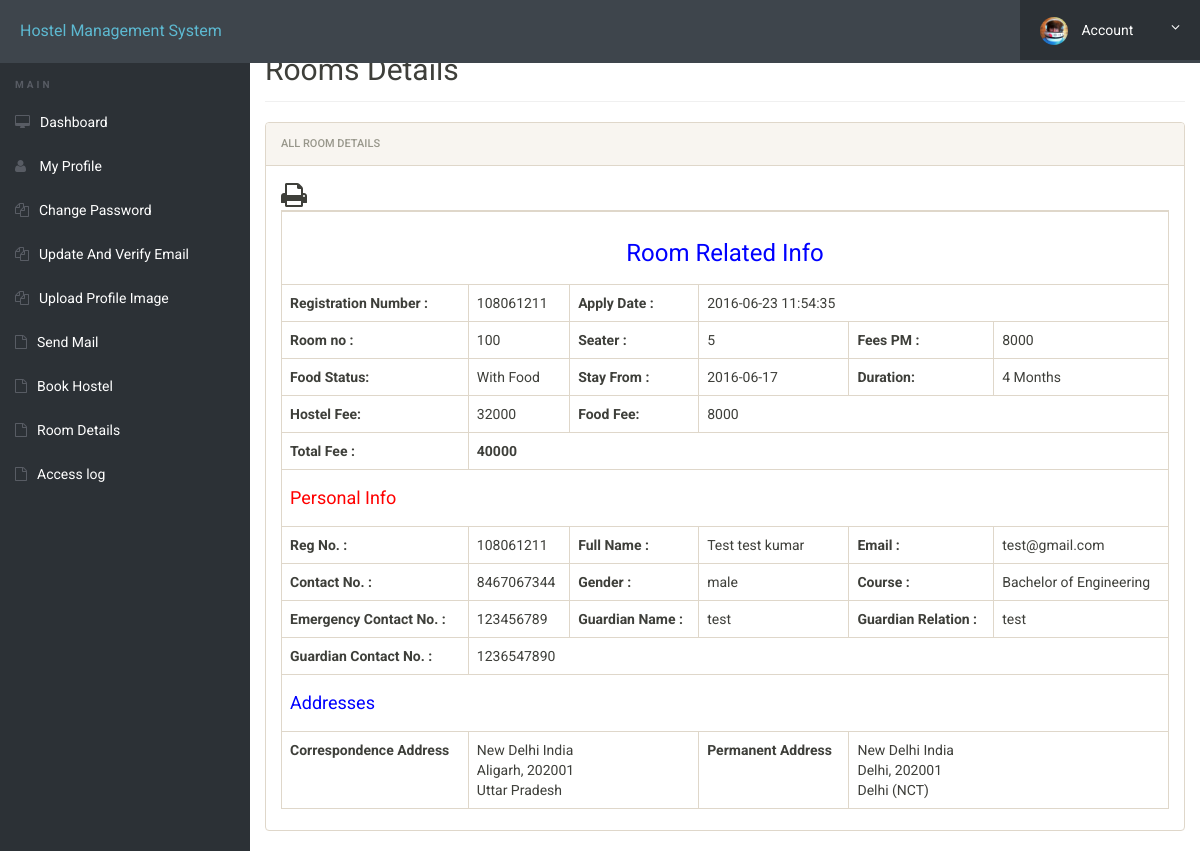
The app's page /room-details.php (signed in) with its own data.
### tables this page shows
CREATE TABLE `registration` (
  `id` int(11) NOT NULL,
  `roomno` int(11) DEFAULT NULL,
  `seater` int(11) DEFAULT NULL,
  `feespm` int(11) DEFAULT NULL,
  `foodstatus` int(11) DEFAULT NULL,
  `stayfrom` date DEFAULT NULL,
  `duration` int(11) DEFAULT NULL,
  `course` varchar(500) DEFAULT NULL,
  `regno` int(11) DEFAULT NULL,
  `firstName` varchar(500) DEFAULT NULL,
  `middleName` varchar(500) DEFAULT NULL,
  `lastName` varchar(500) DEFAULT NULL,
  `gender` varchar(250) DEFAULT NULL,
  `contactno` bigint(11) DEFAULT NULL,
  `emailid` varchar(500) DEFAULT NULL,
  `egycontactno` bigint(11) DEFAULT NULL,
  `guardianName` varchar(500) DEFAULT NULL,
  `guardianRelation` varchar(500) DEFAULT NULL,
  `guardianContactno` bigint(11) DEFAULT NULL,
  `corresAddress` varchar(500) DEFAULT NULL,
  `corresCIty` varchar(500) DEFAULT NULL,
  `corresState` varchar(500) DEFAULT NULL,
  `corresPincode` int(11) DEFAULT NULL,
  `pmntAddress` varchar(500) DEFAULT NULL,
  `pmntCity` varchar(500) DEFAULT NULL,
  `pmnatetState` varchar(500) DEFAULT NULL,
  `pmntPincode` int(11) DEFAULT NULL,
  `postingDate` timestamp NULL DEFAULT CURRENT_TIMESTAMP,
  `updationDate` varchar(500) DEFAULT NULL
);

### room-details.php (the view, shortened to what this page needs)
<?php
include('includes/config.php');
$aid = $_SESSION['login'];
$query = "SELECT * FROM registration WHERE emailid = ? OR regno = ?";
$stmt = $mysqli->prepare($query);
$stmt->bind_param('ss', $aid, $aid);
$result = $stmt->execute();
$res = $stmt->get_result();
$row = $res->fetch_object();
?>
<!doctype html>
<html lang="en" class="no-js">
<head>
    <link rel="stylesheet" href="css/font-awesome.min.css">
    <link rel="stylesheet" href="css/bootstrap.min.css">
    <link rel="stylesheet" href="css/dataTables.bootstrap.min.css">
    <link rel="stylesheet" href="css/bootstrap-social.css">
    <link rel="stylesheet" href="css/bootstrap-select.css">
    <link rel="stylesheet" href="css/fileinput.min.css">
    <link rel="stylesheet" href="css/awesome-bootstrap-checkbox.css">
    <link rel="stylesheet" href="css/style.css">
    <link rel="stylesheet" href="css/font-awesome.min.css">
</head>
<body>
    <?php include('includes/header.php');?>
    <div class="ts-main-content">
        <?php include('includes/sidebar.php');?>
        <div class="content-wrapper">
            <div class="container-fluid">
                <div class="row" id="print">
                    <div class="col-md-12">
                        <h2 class="page-title" style="margin-top:3%">Rooms Details</h2>
                        <div class="panel panel-default">
                            <div class="panel-heading">All Room Details</div>
                            <div class="panel-body">
                                <table id="zctb" class="table table-bordered" cellspacing="0" width="100%" border="1">
                                    <span style="float:left"><i class="fa fa-print fa-2x" aria-hidden="true" OnClick="CallPrint(this.value)" style="cursor:pointer" title="Print the Report"></i></span>
                                    <tbody>
                                        <tr>
                                            <td colspan="6" style="text-align:center; color:blue"><h3>Room Related Info</h3></td>
                                        </tr>
                                        <tr>
                                            <th>Registration Number :</th>
                                            <td><?php echo htmlspecialchars($row->regno);?></td>
                                            <th>Apply Date :</th>
                                            <td colspan="3"><?php echo htmlspecialchars($row->postingDate);?></td>
                                        </tr>
                                        <tr>
                                            <td><b>Room no :</b></td>
                                            <td><?php echo htmlspecialchars($row->roomno);?></td>
                                            <td><b>Seater :</b></td>
                                            <td><?php echo htmlspecialchars($row->seater);?></td>
                                            <td><b>Fees PM :</b></td>
                                            <td><?php echo htmlspecialchars($row->feespm);?></td>
                                        </tr>
                                        <tr>
                                            <td><b>Food Status:</b></td>
                                            <td><?php echo $row->foodstatus == 0 ? "Without Food" : "With Food"; ?></td>
                                            <td><b>Stay From :</b></td>
                                            <td><?php echo htmlspecialchars($row->stayfrom);?></td>
                                            <td><b>Duration:</b></td>
                                            <td><?php echo htmlspecialchars($row->duration);?> Months</td>
                                        </tr>
                                        <tr>
                                            <th>Hostel Fee:</th>
                                            <td><?php echo $hf = $row->duration * $row->feespm;?></td>
                                            <th>Food Fee:</th>
                                            <td colspan="3"><?php echo $ff = $row->foodstatus == 1 ? 2000 * $row->duration : 0;?></td>
                                        </tr>
                                        <tr>
                                            <th>Total Fee :</th>
                                            <th colspan="5"><?php echo $hf + $ff;?></th>
                                        </tr>
                                        <tr>
                                            <td colspan="6" style="color:red"><h4>Personal Info</h4></td>
                                        </tr>
                                        <tr>
                                            <td><b>Reg No. :</b></td>
                                            <td><?php echo htmlspecialchars($row->regno);?></td>
                                            <td><b>Full Name :</b></td>
                                            <td><?php echo htmlspecialchars($row->firstName) . " " . htmlspecialchars($row->middleName) . " " . htmlspecialchars($row->lastName);?></td>
                                            <td><b>Email :</b></td>
                                            <td><?php echo htmlspecialchars($row->emailid);?></td>
                                        </tr>
                                        <tr>
                                            <td><b>Contact No. :</b></td>
                                            <td><?php echo htmlspecialchars($row->contactno);?></td>
                                            <td><b>Gender :</b></td>
                                            <td><?php echo htmlspecialchars($row->gender);?></td>
                                            <td><b>Course :</b></td>
                                            <td><?php echo htmlspecialchars($row->course);?></td>
                                        </tr>
                                        <tr>
                                            <td><b>Emergency Contact No. :</b></td>
                                            <td><?php echo htmlspecialchars($row->egycontactno);?></td>
                                            <td><b>Guardian Name :</b></td>
                                            <td><?php echo htmlspecialchars($row->guardianName);?></td>
                                            <td><b>Guardian Relation :</b></td>
                                            <td><?php echo htmlspecialchars($row->guardianRelation);?></td>
                                        </tr>
                                        <tr>
                                            <td><b>Guardian Contact No. :</b></td>
                                            <td colspan="6"><?php echo htmlspecialchars($row->guardianContactno);?></td>
                                        </tr>
                                        <tr>
                                            <td colspan="6" style="color:blue"><h4>Addresses</h4></td>
                                        </tr>
                                        <tr>
                                            <td><b>Correspondence Address</b></td>
                                            <td colspan="2">
                                                <?php echo htmlspecialchars($row->corresAddress);?><br />
                                                <?php echo htmlspecialchars($row->corresCIty);?>, <?php echo htmlspecialchars($row->corresPincode);?><br />
                                                <?php echo htmlspecialchars($row->corresState);?>
                                            </td>
                                            <td><b>Permanent Address</b></td>
                                            <td colspan="2">
                                                <?php echo htmlspecialchars($row->pmntAddress);?><br />
                                                <?php echo htmlspecialchars($row->pmntCity);?>, <?php echo htmlspecialchars($row->pmntPincode);?><br />
                                                <?php echo htmlspecialchars($row->pmnatetState);?>
                                            </td>
                                        </tr>
                                    </tbody>
                                </table>
                            </div>
                        </div>
                    </div>
                </div>
            </div>
        </div>
    </div>
</body>
</html>

### style.css (style rules this page uses)
html { font-size: 14px; }
@media only screen and (min-width: 480px) { html { font-size: 17px; } }
@media only screen and (min-width: 768px) { html { font-size: 14px; } }
body { font-size: 1em; }
.panel { overflow: hidden; }
.page-title { padding-bottom: 15px; margin-bottom: 20px; border-bottom: 1px solid #f0f0f0; }
.ts-main-content .content-wrapper { padding-top: 15px; margin-top: 10px; }
@media only screen and (min-width: 992px) { .ts-main-content .content-wrapper { margin-left: 250px; } }

### records on screen
registration: regno "108061211", postingDate "2016-06-23 11:54:35", roomno "100", seater "5", feespm "8000", stayfrom "2016-06-17", duration "4", $hf = $row->duration * $row->feespm "32000", $ff = $row->foodstatus == 1 ? 2000 * $row->duration : 0 "8000", $hf + $ff "40000", firstName "Test", middleName "test", lastName "kumar", emailid "test@gmail.com", contactno "8467067344", gender "male", course "Bachelor of Engineering", egycontactno "123456789", guardianName "test", guardianRelation "test", guardianContactno "1236547890", corresAddress "New Delhi India", corresCIty "Aligarh", corresPincode "202001", corresState "Uttar Pradesh", pmntAddress "New Delhi India", pmntCity "Delhi", pmntPincode "202001", pmnatetState "Delhi (NCT)"
